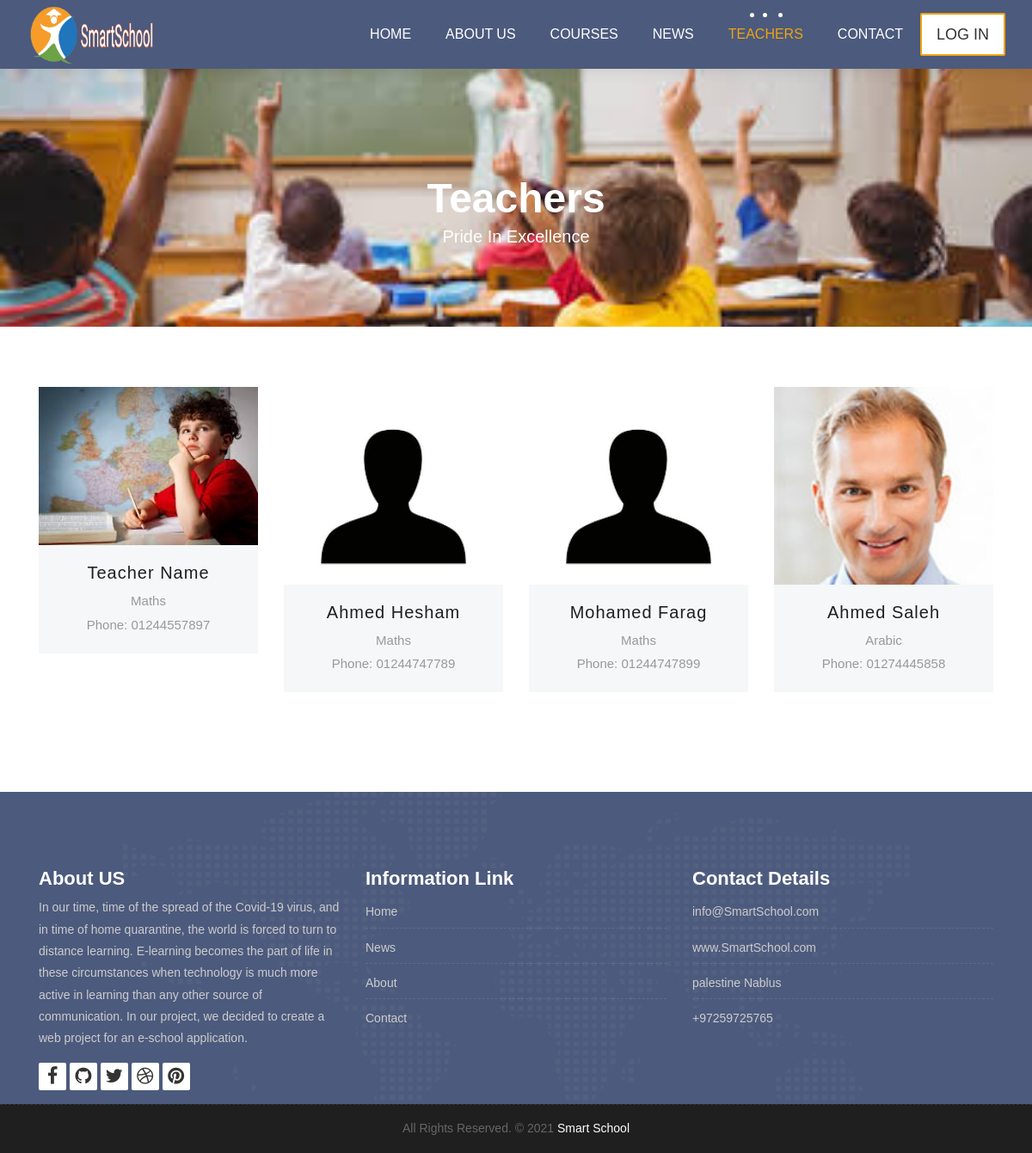
The app's page /teachers.php with its own data.
### tables this page shows
CREATE TABLE `teachers` (
  `id` int(11) NOT NULL,
  `name` varchar(100) NOT NULL,
  `image` varchar(200) NOT NULL,
  `subject` int(11) DEFAULT NULL,
  `phone` varchar(11) NOT NULL,
  `email` varchar(50) NOT NULL,
  `password` varchar(150) NOT NULL,
  `gender` tinyint(1) NOT NULL,
  `fb_link` varchar(150) NOT NULL,
  `position` tinyint(1) NOT NULL DEFAULT 0 COMMENT '0 is teacher 1 is admin',
  `visibility` tinyint(4) NOT NULL DEFAULT 1 COMMENT ' 0 is invisible, 1 is visible',
  `date` date NOT NULL
);

CREATE TABLE `subjects` (
  `id` int(11) NOT NULL,
  `subject` varchar(80) NOT NULL
);

### teachers.php (the view, shortened to what this page needs)
<?php
require 'includes/init.php';
function getTeachers () {
    global $conn;
    $getTeachers = $conn->prepare("SELECT
        image, name, subject, fb_link, phone, gender
        FROM
        teachers
        WHERE visibility = 1
        ORDER BY id DESC");
    $getTeachers->execute();
    if($getTeachers->rowCount() > 0){
        return $getTeachers->fetchAll();
    }else{
        return 0;
    }
}
function getSubName ($subject) {
    global $conn;
    $getSub = $conn->prepare("SELECT
        subject
        FROM
        subjects
        WHERE
        id = ?");
    $getSub->execute([$subject]);
    if($getSub->rowCount() > 0){
        return $getSub->fetchColumn();
    }else{
        return 'UNKNOWN';
    }
}
?>
<div class="all-title-box">
    <div class="container text-center">
        <h1>Teachers<span class="m_1">Pride In Excellence</span></h1>
    </div>
</div>
<div id="teachers" class="section wb">
    <div class="container">
        <div class="row">
            <?php
            $teachers = getTeachers();
            if($teachers !== 0){
                foreach ($teachers as $teacher) {
                    ?>
                    <div class="col-lg-3 col-md-6 col-12 mb-3">
                        <div class="our-team">
                            <div class="team-img">
                                <div style="max-height: 230px;" class="overflow-hidden">
                                </div>
                            </div>
                            <div class="team-content">
                                <h3 class="title text-capitalize"><?php echo $teacher['name'];?></h3>
                                <span class="post"><?php echo getSubName($teacher['subject']);?></span>
                                <span class="post">Phone: <?php echo $teacher['phone'];?></span>
                            </div>
                        </div>
                    </div>
                    <?php
                }
            }else{
            }
            ?>
        </div>
    </div>
</div>
<?php include 'templates/_footer.php';?>

### style.css (style rules this page uses)
body { color: #333333; font-size: 14px; font-family: 'Rubik', sans-serif; line-height: 1.80857; }
html, body { height: 100%; }
h1, h2, h3, h4, h5, h6 { letter-spacing: 0; font-weight: normal; position: relative; padding: 0 0 10px 0; font-weight: normal; line-height: 120% !important; color: #1f1f1f; margin: 0 }
h1 { font-size: 24px }
h3 { font-size: 18px }
.section { display: block; position: relative; overflow: hidden; padding: 70px 0; }
.section.wb { background-color: #ffffff; }
.all-title-box { background: url(images/banner.jpg)no-repeat; -webkit-background-size: cover; -moz-background-size: cover; -o-background-size: cover; background-size: cover; background-position: center; min-height: 300px; }
.all-title-box h1 { color: #fff; font-weight: 600; text-transform: capitalize; padding-top: 11%; font-size: 48px; line-height: 0px; }
span.m_1 { font-weight: 300; font-size: 20px; line-height: 1.5em; display: block; }
.our-team { text-align: center; margin-bottom: 30px; }
.our-team .team-img { overflow: hidden; position: relative; }
.our-team .team-content { padding: 20px 0; background: #f5f7f8; color: #54478a; }
.our-team .title { display: block; font-size: 20px; font-weight: 500; letter-spacing: 1px; text-transform: uppercase; margin: 0 0 7px 0; padding: 0px; }
.our-team .post { display: block; font-size: 15px; color: #999; }
* { list-style-type: none; text-decoration: none; font-family: Arial, Helvetica, sans-serif; margin: 0; padding: 0; box-sizing: border-box; }

### records on screen
teachers: name "Teacher Name", subject.subject "Maths", phone "01244557897"
teachers: name "Ahmed Hesham", subject.subject "Maths", phone "01244747789"
teachers: name "Mohamed Farag", subject.subject "Maths", phone "01244747899"
teachers: name "Ahmed Saleh", subject.subject "Arabic", phone "01274445858"
